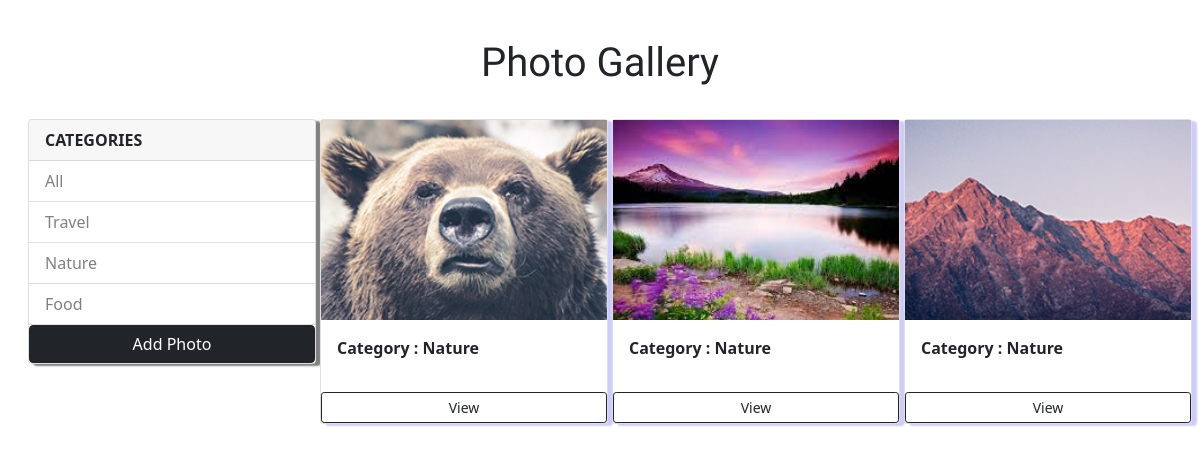
Screenshot of /?category=Nature with the database file from the repository.
### gallery/models.py (models this page shows, shortened)
class Category(models.Model):
    name=models.CharField(max_length=100, null=False, blank=False)

class Photo(models.Model):
    category= models.ForeignKey(Category, on_delete=models.SET_NULL, null=True,blank=True)
    image = models.ImageField(null=False, blank=False)
    description = models.TextField()

### gallery/views.py (the view)
# urls.py: path('',include('gallery.urls')),
def gallery(request):
    category =request.GET.get('category')
    if category==None:
        photoes=Photo.objects.all()
    else:
        photoes=Photo.objects.filter(category__name=category)
    categories=Category.objects.all()
    context={'categories':categories,'photoes':photoes}
    return render(request, 'gallery/gallery.html',context)

### gallery/templates/gallery/gallery.html (shortened to what this page needs)
{% load static %}
<!doctype html>
<html lang="en">
  <head>
    <link href="https://cdn.jsdelivr.net/npm/bootstrap@5.0.2/dist/css/bootstrap.min.css" rel="stylesheet">
  </head>
  <body>
    <div class="row m-3">
        <h1 class="heading">Photo Gallery</h1>
        <div class="col-lg-3">
            <div class="card sidebar">
                <div class="card-header">
                  <strong>CATEGORIES</strong>
                </div>
                <ul class="list-group list-group-flush">
                  <li class="list-group-item">
                      <a href="{% url 'gallery' %}">All</a>
                  </li>
                    {% for category in categories %}
                  <li class="list-group-item">
                    <a href="{% url 'gallery' %}?category={{category.name}}">
                        {{category.name}}
                    </a>
                    </li>
                  {% endfor %}
                </ul>
                <a class="btn btn-block btn-dark" href="{% url 'add' %}">Add Photo</a>
              </div>
    </div>
    <div class="col-md-9 ">
        <div class="row ">
            {% for photo in photoes %}
            <div class="col-md-4 ">
                <div class="card mb-3">
                     {% if photo.image %}
                     <img src="{{photo.image.url}}" class="image-thumbnail" alt="...">
                     {% endif %}
                      <div class="card-body">
                        <p><strong>Category : {{photo.category.name}}</strong></p>
                      </div>
                        <a href="{% url 'photo' photo.id %}" class="btn btn-outline-dark btn-block btn-sm">View</a>
                </div>
            </div>
                {% empty %}
                <h3>No photoes....</h3>
                {% endfor %}
        </div>
    </div>
  </body>
</html>

### gallery/templates/gallery/gallery.html (style rules this page uses)
.image-thumbnail { height: 200px; object-fit: cover; }
a { text-decoration:none; color:gray; }
.heading { text-align: center; padding:2%; font-family: 'Goblin One','Merienda', cursive; }
.card { width: 18rem; box-shadow:5px 2px 2px rgb(204, 204, 250); }
.sidebar { box-shadow:5px 2px 2px grey; }

### rows the page displays
Category: name "Travel"
Category: name "Nature"
Category: name "Food"
Photo: image (picture), category.name "Nature"
Photo: image (picture), category.name "Nature"
Photo: image (picture), category.name "Nature"
